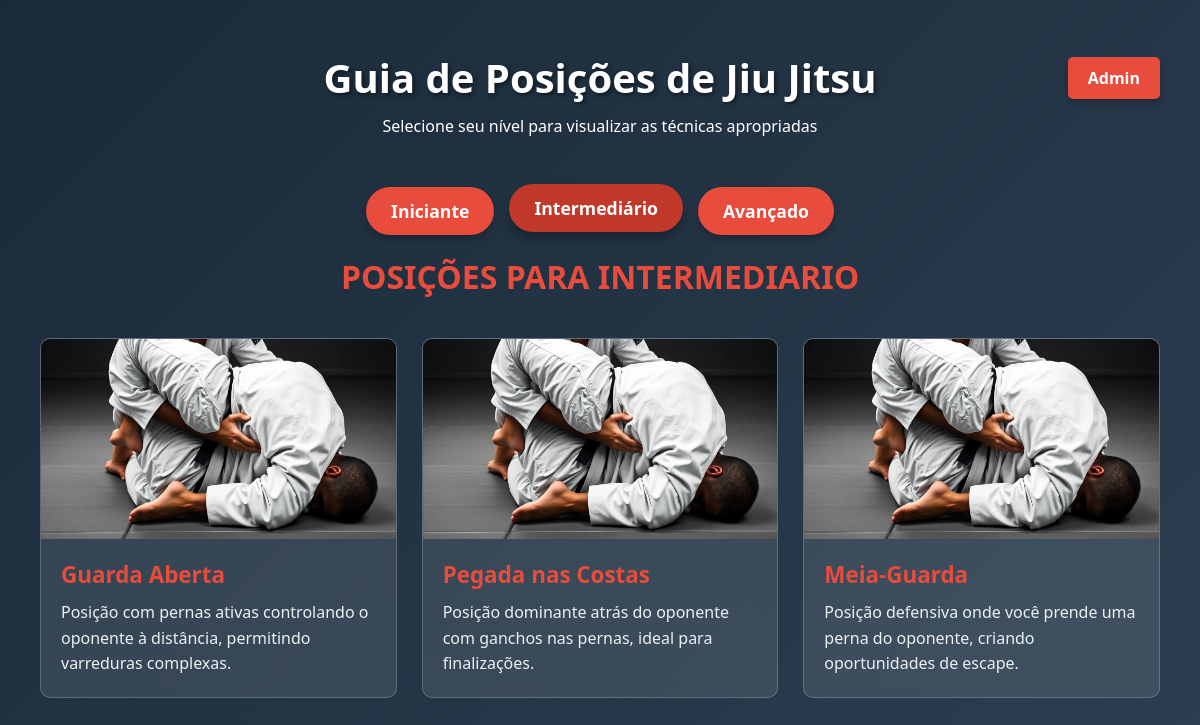
The app's page /indexInter, older data.
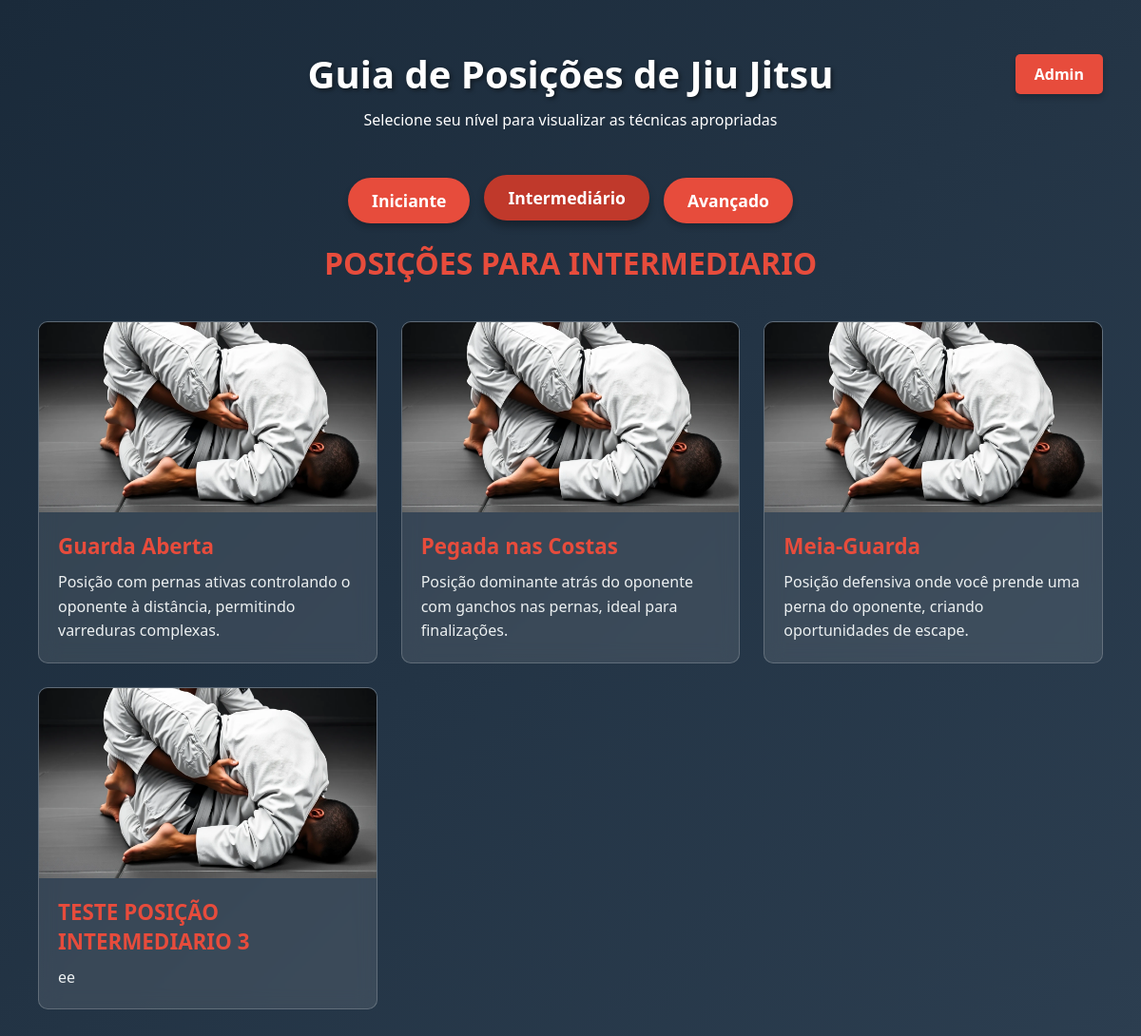
The same page, newer data.
### models/guia.py (models this page shows, shortened)
class Position(db.Model):
    __tablename__ = 'positions'
    id = db.Column(db.Integer, primary_key=True)
    name = db.Column(db.String(100), nullable=False)
    description = db.Column(db.Text, nullable=False)
    image = db.Column(db.String(100), nullable=True) # A imagem da posição
    level = db.Column(db.String(50), nullable=False)
    variations = db.relationship('Variation', backref='position', lazy=True, cascade="all, delete-orphan")

### controllers/controller.py (the view)
def indexinter():
    positions = Position.query.filter_by(level='intermediate').all()
    return render_template('index_inter.html', positions=positions)

### view/index_inter.html (shortened to what this page needs)
{% extends 'templates/base.html' %}
{% block conteudo %}
    <header>
        <a href="{{ url_for('admin_route') }}" class="botao-link-admin">Admin</a>
        <h1>Guia de Posições de Jiu Jitsu</h1>
        <p>Selecione seu nível para visualizar as técnicas apropriadas</p>
    </header>
    <div class="controls">
        <a href="{{ url_for('guiabjj_route') }}" class="level-btn">Iniciante</a>
        <a href="{{ url_for('indexinter_route') }}" class="level-btn active">Intermediário</a>
        <a href="{{ url_for('indexavanc_route') }}" class="level-btn">Avançado</a>
    </div>
    <div id="content-container" style="display: block;">
        <h2 class="level-header">Posições para Intermediario</h2>
        <div class="positions-grid">
            {% for position in positions %}
            <div class="position-card" data-name="Guarda Fechada">
                <div class="card-image" style="background-image: url('beginner_guard.png')"></div>
                <div class="card-content">
                    <h3>{{ position.name }}</h3>
                    <p>{{ position.description }}</p>
                </div>
            </div>
            {% endfor %}
        </div>
    </div>
{% endblock %}

### view/templates/base.html (shortened to what this page needs)
<html lang="pt-BR">
<head>
    <link rel="stylesheet" href="{{ url_for('static', filename='css/styles.css') }}">
    <link rel="stylesheet" href="{{ url_for('static', filename='css/styles2.css') }}">
</head>
<body>
    {% block conteudo %}
    {% endblock %}
</body>
</html>

### static/css/styles.css (style rules this page uses)
:root { --primary: #2c3e50; --secondary: #e74c3c; --light: #ecf0f1; --dark-bg: #1a2a3a; --card-bg: rgba(255,255,255,0.1); --border-color: rgba(255,255,255,0.2); }
* { margin: 0; padding: 0; box-sizing: border-box; font-family: 'Segoe UI', Tahoma, Geneva, Verdana, sans-serif; }
body { background: linear-gradient(135deg, var(--dark-bg), var(--primary)); color: white; min-height: 100vh; padding: 20px; }
header { text-align: center; padding: 30px 0; position: relative; }
h1 { font-size: 2.5rem; margin-bottom: 10px; text-shadow: 2px 2px 4px rgba(0,0,0,0.5); }
.controls { display: flex; justify-content: center; gap: 15px; margin: 20px 0; flex-wrap: wrap; }
.level-btn, .admin-button, .botao-link-admin, .add-position-btn, .action-btn, .save-btn, .cancel-btn { background: var(--secondary); color: white; border: none; padding: 12px 25px; border-radius: 30px; font-size: 1.1rem; cursor: pointer; transition: all 0.3s; font-weight: bold; box-shadow: 0 4px 6px rgba(0,0,0,0.2); text-decoration: none; }
.level-btn:hover, .level-btn.active, .admin-button:hover, .admin-button.active, .botao-link-admin, .add-position-btn:hover, .add-position-btn.active, .action-btn:hover, .action-btn.active, .save-btn:hover, .save-btn.active, .cancel-btn:hover, .cancel-btn.active { background: #c0392b; transform: translateY(-3px); box-shadow: 0 6px 8px rgba(0,0,0,0.3); }
.positions-grid { display: grid; grid-template-columns: repeat(auto-fill, minmax(300px, 1fr)); gap: 25px; max-width: 1200px; margin: 0 auto; padding: 20px; }
.position-card { background: var(--card-bg); border-radius: 10px; overflow: hidden; transition: transform 0.3s; backdrop-filter: blur(10px); border: 1px solid var(--border-color); cursor: pointer; }
.card-image { width: 100%; height: 200px; background-size: cover; background-position: center; }
.card-content { padding: 20px; }
.card-content h3 { color: var(--secondary); margin-bottom: 10px; font-size: 1.4rem; }
.card-content p { line-height: 1.6; color: var(--light); }
.level-header { text-align: center; margin: 20px 0; font-size: 2rem; color: var(--secondary); text-transform: uppercase; }
.admin-button, .botao-link-admin { position: absolute; right: 20px; top: 30px; padding: 10px 20px; border-radius: 5px; }
.botao-link, .botao-link-admin { display: inline-block; padding: 10px 20px; background-color: var(--secondary); color: white; text-align: center; text-decoration: none; border: none; border-radius: 5px; cursor: pointer; font-size: 16px; font-weight: bold; box-shadow:0 4px 6px rgba(0,0,0,0.2); margin: 10px 0; }

Row changes from the older to the newer data that the page shows:
added Position: name "TESTE POSIÇÃO INTERMEDIARIO 3", description "ee"
